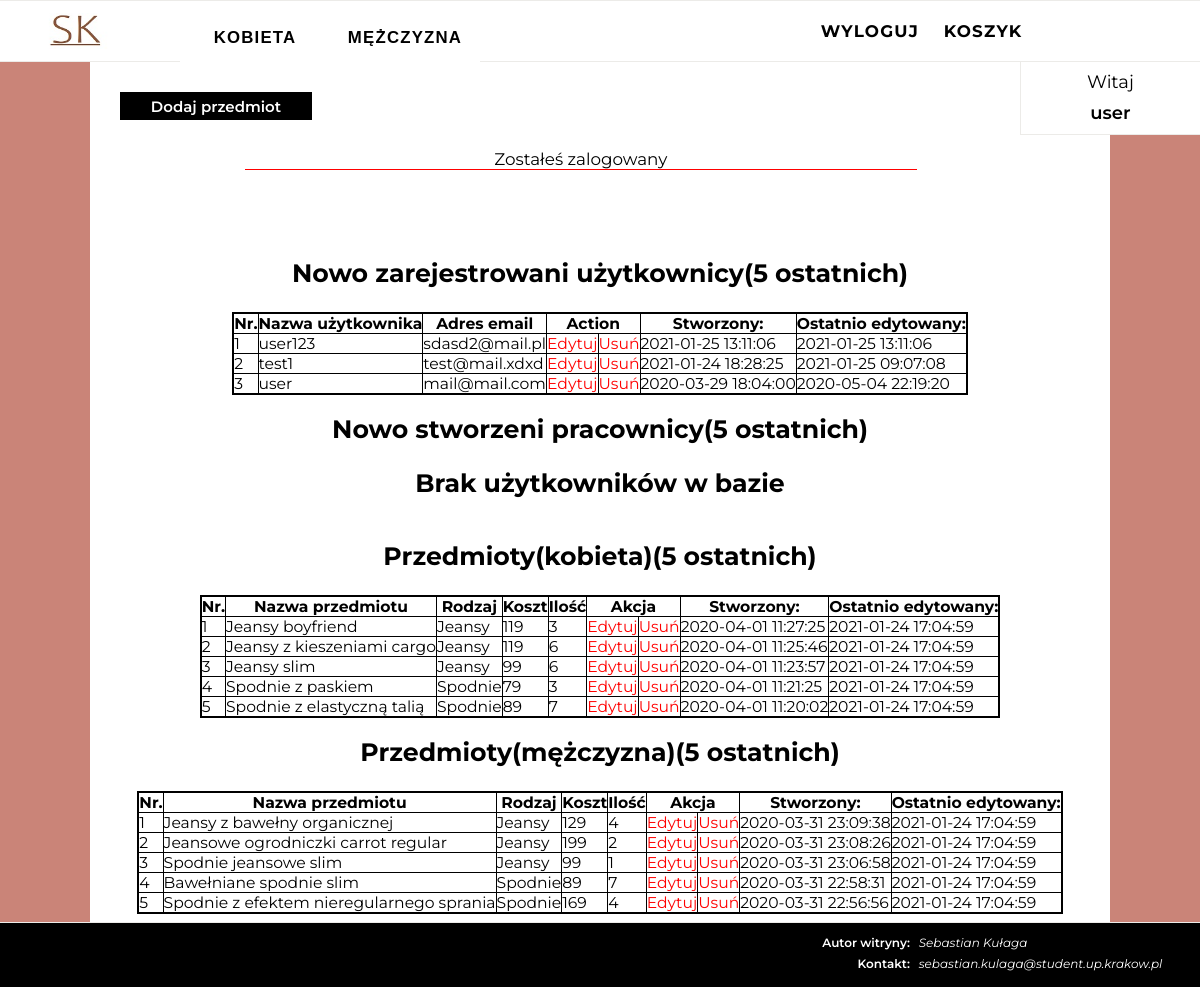
The app's page /admin/adminpanel.php (signed in) with its own data.
### tables this page shows
CREATE TABLE `users` (
  `id` int(11) NOT NULL,
  `username` varchar(25) NOT NULL,
  `email` varchar(255) NOT NULL,
  `password` varchar(255) NOT NULL,
  `created_at` timestamp NULL DEFAULT current_timestamp(),
  `updated_at` timestamp NOT NULL DEFAULT current_timestamp() ON UPDATE current_timestamp()
);

CREATE TABLE `products` (
  `id` int(11) NOT NULL,
  `employee_id` int(11) DEFAULT NULL,
  `name` varchar(255) NOT NULL,
  `isWoman` tinyint(1) DEFAULT NULL,
  `image` varchar(255) NOT NULL,
  `descr` text NOT NULL,
  `cost` int(5) NOT NULL,
  `quantity` int(5) NOT NULL,
  `created_at` timestamp NOT NULL DEFAULT current_timestamp(),
  `updated_at` timestamp NOT NULL DEFAULT current_timestamp() ON UPDATE current_timestamp(),
  `type_id` int(11) DEFAULT NULL
);

### admin/admin_sitefiles/admin_functions.php (called while the page is built, shortened)
<?php
$mainpanel = false;
function getUsers(){
	global $conn, $mainpanel;
	if($_SESSION['role']!="Moderator"){
		$sql = "SELECT * FROM users";
		if($mainpanel===true) $sql.=" ORDER BY created_at DESC LIMIT 5";
		$result = mysqli_query($conn, $sql);
		$users = mysqli_fetch_all($result, MYSQLI_ASSOC);
		return $users;
	}
}
function getAllItems($isWoman){
	global $conn, $mainpanel;
	$sql = 'SELECT products.*, product_type.product_type as type FROM products
	LEFT JOIN product_type ON products.type_id=product_type.id WHERE isWoman='.$isWoman.'';
	if($mainpanel===true) $sql.=" ORDER BY created_at DESC LIMIT 5";
	$result = mysqli_query($conn, $sql);
	$items = mysqli_fetch_all($result, MYSQLI_ASSOC);
	$final_items = array();
	foreach ($items as $item) {
		$item['creator'] = getItemCreatorById($item['employee_id']);
		array_push($final_items, $item);
	}
	return $final_items;
}
function getItemCreatorById($employee_id){
	global $conn;
	$sql = "SELECT username FROM employee WHERE id=$employee_id";
	$result = mysqli_query($conn, $sql);
	if ($result) {
		return mysqli_fetch_assoc($result)['username'];
	} else {
		return null;
	}
}
?>

### admin/adminpanel.php (the view, shortened to what this page needs)
<?php
	$path="../";
	require($path."config.php");
	require("admin_sitefiles/admin_functions.php");
	$mainpanel=true;
	$users = getUsers();
	require($path."sitefiles/header.php");
?>
<body>
<?php require($path."sitefiles/menu.php"); ?>
<div id="items_container">
	<div id="adminpanel_links">
			<a href="admin_usites/items.php">Dodaj przedmiot</a>
	</div>
	<?php include($path.'sitefiles/messages.php') ?>
	<div id="tablediv">
		<h1>Nowo zarejestrowani użytkownicy(5 ostatnich)</h1>
			<?php if(empty($users)): ?>
				<h1>Brak użytkowników w bazie</h1>
			<?php else: ?>
				<table class="table">
					<thead>
						<th>Nr.</th>
                        <th>Nazwa użytkownika</th>
                        <th>Adres email</th>
						<th colspan="2">Action</th>
						<th>Stworzony:</th>
						<th>Ostatnio edytowany:</th>
					</thead>
					<tbody>
					<?php foreach ($users as $id => $user): ?>
						<tr>
							<td><?php echo $id + 1; ?></td>
							<td>
								<?php echo $user['username']; ?>
                            </td>
                            <td>
                                <?php echo $user['email']; ?>
							</td>
							<td>
								<a class="" href="admin_usites/users.php?edit-user=<?php echo $user['id'] ?>">Edytuj</a>
							</td>
							<td>
								<a class="" href="admin_usites/users.php?delete-user=<?php echo $user['id'] ?>&user-role=<?php echo $user['role']; ?>">Usuń</a>
							</td>
							<td>
                                <?php echo $user['created_at']; ?>
							</td>
							<td>
                                <?php echo $user['updated_at']; ?>
							</td>
						</tr>
					<?php endforeach ?>
					</tbody>
				</table>
				<?php endif; ?>
	</div>
	<div id="tablediv">
	<?php
		$users = getEmployees();
	?>
	<h1>Nowo stworzeni pracownicy(5 ostatnich)</h1>
	<?php if(empty($users)): ?>
		<h1>Brak użytkowników w bazie</h1>
		<?php endif; ?>
	</div>
	<div id="tablediv">
            <h1>Przedmioty(kobieta)(5 ostatnich)</h1>
			<?php 	$items = getAllItems(1);
					if (empty($items)): ?> <h1>Brak przedmiotów w bazie</h1>
			<?php   else: ?>
				<table>
					<thead>
						<th>Nr.</th>
                        <th>Nazwa przedmiotu</th>
                        <th>Rodzaj</th>
						<th>Koszt</th>
						<th>Ilość</th>
                        <th colspan="2">Akcja</th>
						<th>Stworzony:</th>
						<th>Ostatnio edytowany:</th>
					</thead>
					<tbody>
					<?php foreach ($items as $id => $item): ?>
						<tr>
							<td><?php echo $id + 1; ?></td>
							<td>
								<?php echo $item['name']; ?>
                            </td>
                            <td>
								<?php
									for($i=0;$i<count($category);$i++){
										if($item['type']==$category[$i])
											echo $name[$i];
									}
								?>
							</td>
							<td>
								<?php echo $item['cost']; ?>
							</td>
							<td>
								<?php echo $item['quantity']; ?>
							</td>
							<td>
								<a class="" href="admin_usites/items.php?edit-item=<?php echo $item['id']; ?>&isWoman=1">Edytuj</a>
							</td>
							<td>
								<a class="" href="admin_usites/items.php?delete-item=<?php echo $item['id']; ?>&isWoman=1">Usuń</a>
                            </td>
                            <td>
                                <?php echo $item['created_at']; ?>
                            </td>
                            <td>
                                <?php echo $item['updated_at']; ?>
							</td>
						</tr>
					<?php endforeach ?>
					</tbody>
				</table>
			<?php endif ?>
		</div>
		<div id="tablediv">
            <h1>Przedmioty(mężczyzna)(5 ostatnich)</h1>
			<?php 	$items = getAllItems(0);
					if (empty($items)): ?> <h1>Brak przedmiotów w bazie</h1>
			<?php   else: ?>
				<table>
					<thead>
						<th>Nr.</th>
                        <th>Nazwa przedmiotu</th>
                        <th>Rodzaj</th>
						<th>Koszt</th>
						<th>Ilość</th>
                        <th colspan="2">Akcja</th>
						<th>Stworzony:</th>
						<th>Ostatnio edytowany:</th>
					</thead>
					<tbody>
					<?php foreach ($items as $id => $item): ?>
						<tr>
							<td><?php echo $id + 1; ?></td>
							<td>
								<?php echo $item['name']; ?>
                            </td>
                            <td>
							   <?php
									for($i=0;$i<count($category);$i++){
										if($item['type']==$category[$i])
											echo $name[$i];
									}
								?>
							</td>
							<td>
								<?php echo $item['cost']; ?>
							</td>
							<td>
								<?php echo $item['quantity']; ?>
							</td>
							<td>
								<a class="" href="admin_usites/items.php?edit-item=<?php echo $item['id']; ?>&isWoman=0">Edytuj</a>
							</td>
							<td>
								<a class="" href="admin_usites/items.php?delete-item=<?php echo $item['id']; ?>&isWoman=0">Usuń</a>
                            </td>
                            <td>
                                <?php echo $item['created_at']; ?>
                            </td>
                            <td>
                                <?php echo $item['updated_at']; ?>
							</td>
						</tr>
					<?php endforeach ?>
					</tbody>
				</table>
			<?php endif ?>
		</div>
</div>
</body>
</html>

### styles/style.css (style rules this page uses)
* { margin: 0; padding: 0; }
html, body { height: 100%; }
body { font-family: Montserrat, sans-serif; background-color: #CA8478; }
footer { border-top: #ECEBE8 solid 0.1vw; background-color: black; height: 5%; padding: 1% 0.25%; }
footer address { width: 30%; float: right; }
@media screen and (min-width: 901px) and (max-width: 1250px) { footer address { width: 37%; } }
footer address p { color: white; font-size: 0.7vw; }
@media screen and (min-width: 901px) and (max-width: 1250px) { footer address p { font-size: 1vw; margin-bottom: 0.5vw; } }
footer address span { font-style: normal; font-weight: 600; padding-left: 5%; display: inline-block; padding-right: 5%; text-align: right; width: 30%; }
@media screen and (min-width: 901px) and (max-width: 1250px) { footer address span { padding-right: 2%; } }
#items_container { background-color: white; width: auto; height: 100%; margin: 0 7.5%; padding: 2.5%; overflow-y: auto; }
#items_container #adminpanel_links { margin-bottom: 2%; }
#items_container #adminpanel_links a { text-decoration: none; display: inline-flex; width: 15%; background-color: black; color: white; height: 3.5vh; font-size: 0.8vw; font-weight: 600; align-items: center; justify-content: center; }
@media screen and (min-width: 901px) and (max-width: 1250px) { #items_container #adminpanel_links a { width: 20%; font-size: 1.25vw; } }
#items_container #tablediv { clear: both; overflow: auto; }
#items_container #tablediv h1 { font-size: 2vw; text-align: center; margin-top: 2%; margin-bottom: 1%; }
@media screen and (min-width: 901px) and (max-width: 1250px) { #items_container #tablediv h1 { width: 100%; margin-bottom: 2.5%; font-size: 2.1vw; } }
#items_container #tablediv table { margin: auto auto; border: 2px solid black; border-collapse: collapse; font-size: 0.9vmax; }
@media screen and (min-width: 901px) and (max-width: 1250px) { #items_container #tablediv table { font-size: 1.3vw; } }
#items_container #tablediv table th, #items_container #tablediv table td { border: 1px solid black; }
#items_container #tablediv table td a { color: red; }
#items_container #tablediv table td a:link { text-decoration: none; }
#items_container h1 { font-size: 1.5vw; width: 80%; text-align: center; margin-left: auto; margin-right: 12.5%; margin-bottom: 5%; }
@media screen and (min-width: 901px) and (max-width: 1250px) { #items_container h1 { margin-bottom: 3%; width: 100%; font-size: 2.5vw; } }

### records on screen
users: username "user123", email "sdasd2@mail.pl", created_at "2021-01-25 13:11:06", updated_at "2021-01-25 13:11:06"
users: username "test1", email "test@mail.xdxd", created_at "2021-01-24 18:28:25", updated_at "2021-01-25 09:07:08"
users: username "user", email "mail@mail.com", created_at "2020-03-29 18:04:00", updated_at "2020-05-04 22:19:20"
products: name "Jeansy boyfriend", i "Jeansy", cost "119", quantity "3", created_at "2020-04-01 11:27:25", updated_at "2021-01-24 17:04:59"
products: name "Jeansy z kieszeniami cargo", i "Jeansy", cost "119", quantity "6", created_at "2020-04-01 11:25:46", updated_at "2021-01-24 17:04:59"
products: name "Jeansy slim", i "Jeansy", cost "99", quantity "6", created_at "2020-04-01 11:23:57", updated_at "2021-01-24 17:04:59"
products: name "Spodnie z paskiem", i "Spodnie", cost "79", quantity "3", created_at "2020-04-01 11:21:25", updated_at "2021-01-24 17:04:59"
products: name "Spodnie z elastyczną talią", i "Spodnie", cost "89", quantity "7", created_at "2020-04-01 11:20:02", updated_at "2021-01-24 17:04:59"
products: name "Jeansy z bawełny organicznej", i "Jeansy", cost "129", quantity "4", created_at "2020-03-31 23:09:38", updated_at "2021-01-24 17:04:59"
products: name "Jeansowe ogrodniczki carrot regular", i "Jeansy", cost "199", quantity "2", created_at "2020-03-31 23:08:26", updated_at "2021-01-24 17:04:59"
products: name "Spodnie jeansowe slim", i "Jeansy", cost "99", quantity "1", created_at "2020-03-31 23:06:58", updated_at "2021-01-24 17:04:59"
products: name "Bawełniane spodnie slim", i "Spodnie", cost "89", quantity "7", created_at "2020-03-31 22:58:31", updated_at "2021-01-24 17:04:59"
products: name "Spodnie z efektem nieregularnego sprania", i "Spodnie", cost "169", quantity "4", created_at "2020-03-31 22:56:56", updated_at "2021-01-24 17:04:59"

### other values on screen
$whopl[$i] "KOBIETA"
$whopl[$i] "MĘŻCZYZNA"
$_SESSION['user'] "user"
$_SESSION['message'] "Zostałeś zalogowany"
